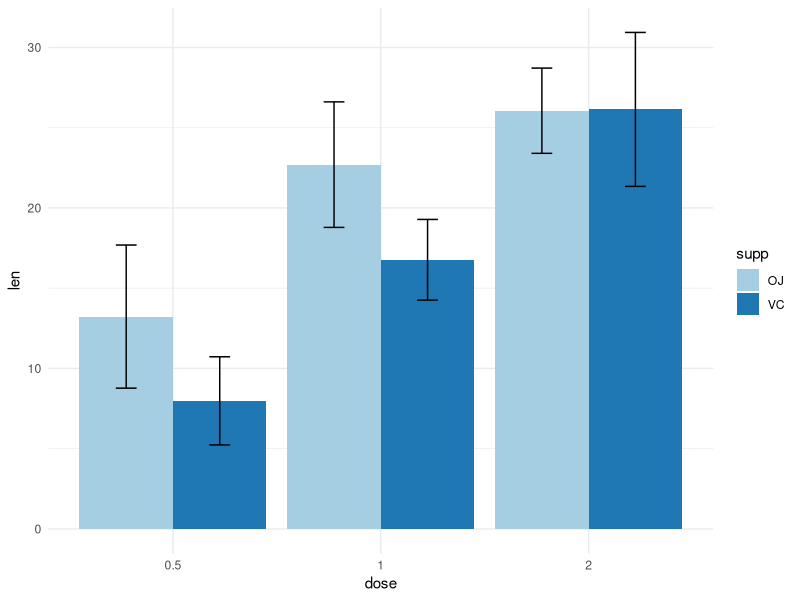
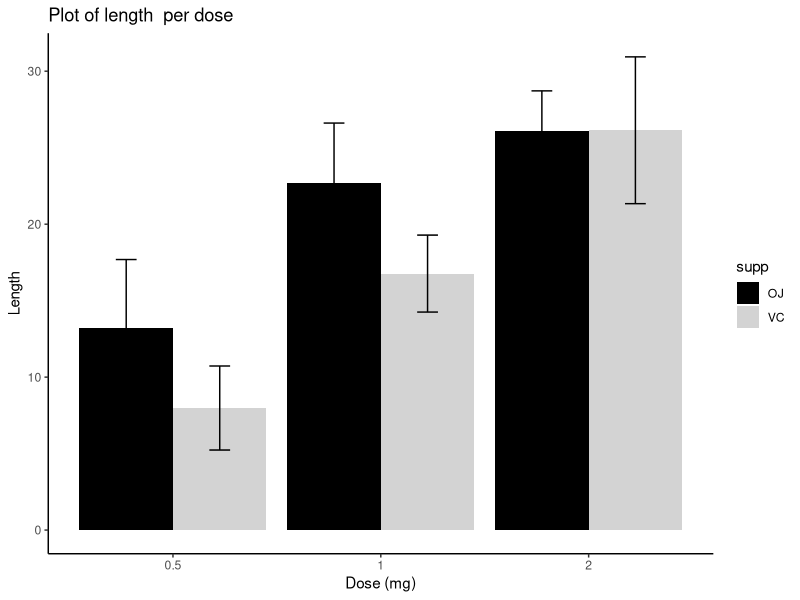
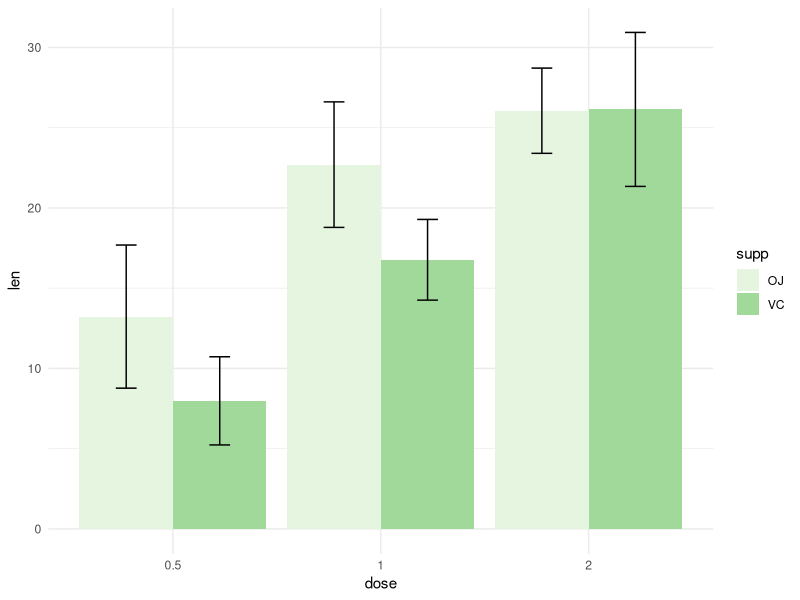
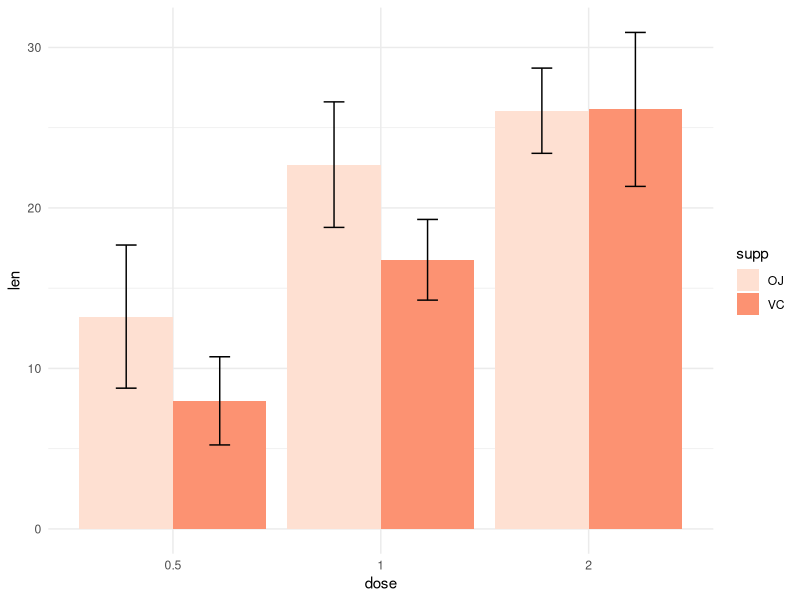
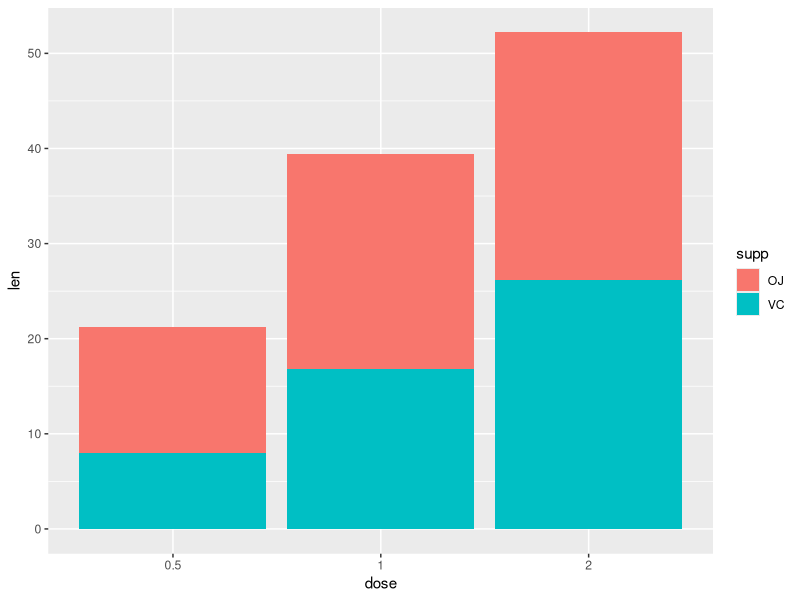
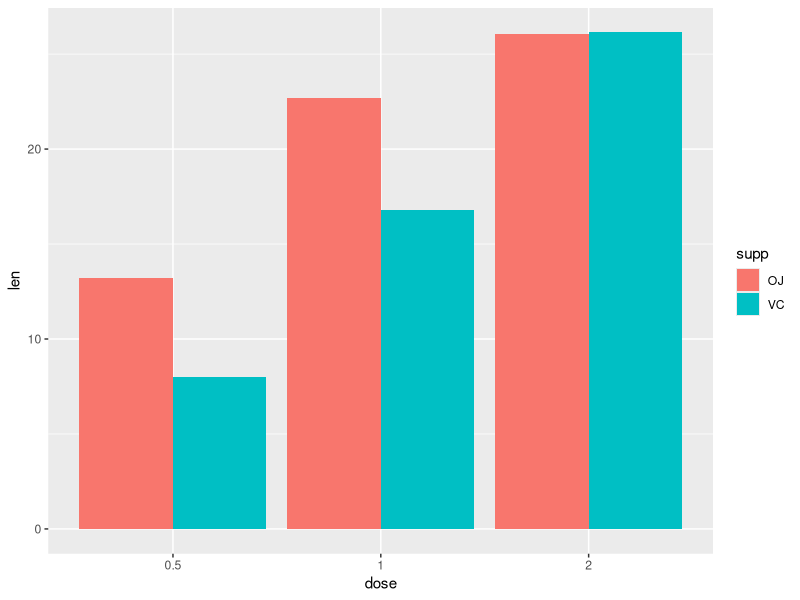
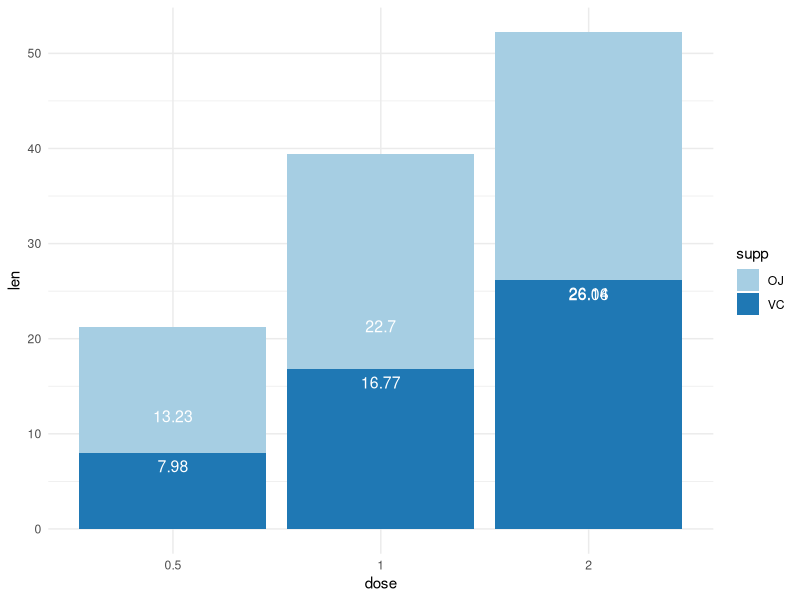
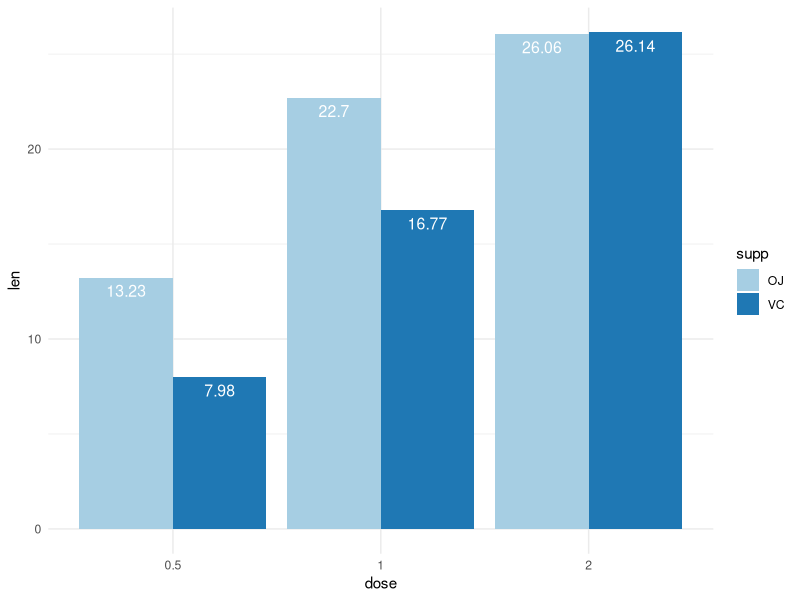

The R script that drew these images, in order:
#+++++++++++++++++++++++++
# Function to calculate the mean and the standard deviation
# for each group
#+++++++++++++++++++++++++
# data : a data frame
# varname : the name of a column containing the variable
#to be summariezed
# groupnames : vector of column names to be used as
# grouping variables

data_summary <- function(data, varname, groupnames){
  require(plyr)
  summary_func <- function(x, col){
    c(mean = mean(x[[col]], na.rm=TRUE),
      sd = sd(x[[col]], na.rm=TRUE))
  }
  data_sum<-ddply(data, groupnames, .fun=summary_func,
                  varname)
  data_sum <- rename(data_sum, c("mean" = varname))
  return(data_sum)
}

##Summarize the data :
df3 <- data_summary(ToothGrowth, varname="len", 
                    groupnames=c("supp", "dose"))
# Add: kiểm tra dữ liệu với 2 câu lệnh này
str(ToothGrowth) 
table(ToothGrowth$dose)
# Convert dose to a factor variable
df3$dose=as.factor(df3$dose)
head(df3)

library(ggplot2)
# Standard deviation of the mean as error bar
p <- ggplot(df3, aes(x=dose, y=len, fill=supp)) + 
  geom_bar(stat="identity", position=position_dodge()) +
  geom_errorbar(aes(ymin=len-sd, ymax=len+sd), width=.2,
                position=position_dodge(.9))

p + scale_fill_brewer(palette="Paired") + theme_minimal() 

# Change color by groups
# Add error bars
p + labs(title="Plot of length  per dose", 
         x="Dose (mg)", y = "Length")+
  scale_fill_manual(values=c('black','lightgray'))+
  theme_classic()

# Greens
p + scale_fill_brewer(palette="Greens") + theme_minimal()
# Reds
p + scale_fill_brewer(palette="Reds") + theme_minimal()


### barplot with multiple groups
ggplot(data=df3, aes(x=dose, y=len, fill=supp)) +
  geom_bar(stat="identity")
# Use position=position_dodge()
ggplot(data=df3, aes(x=dose, y=len, fill=supp)) +
  geom_bar(stat="identity", position=position_dodge())

# Create the barplot with label 
df3$lenlab <- cumsum(df3$len)
ggplot(data=df3, aes(x=dose, y=len, fill=supp)) +
  geom_bar(stat="identity")+
  geom_text(aes(y=len, label=len), vjust=1.6, 
            color="white", size=4)+
  scale_fill_brewer(palette="Paired")+
  theme_minimal()

ggplot(data=df3, aes(x=dose, y=len, fill=supp)) +
  geom_bar(stat="identity", position=position_dodge())+
  geom_text(aes(label=len), vjust=1.6, color="white",
            position = position_dodge(0.9), size=4)+
  scale_fill_brewer(palette="Paired")+
  theme_minimal()
